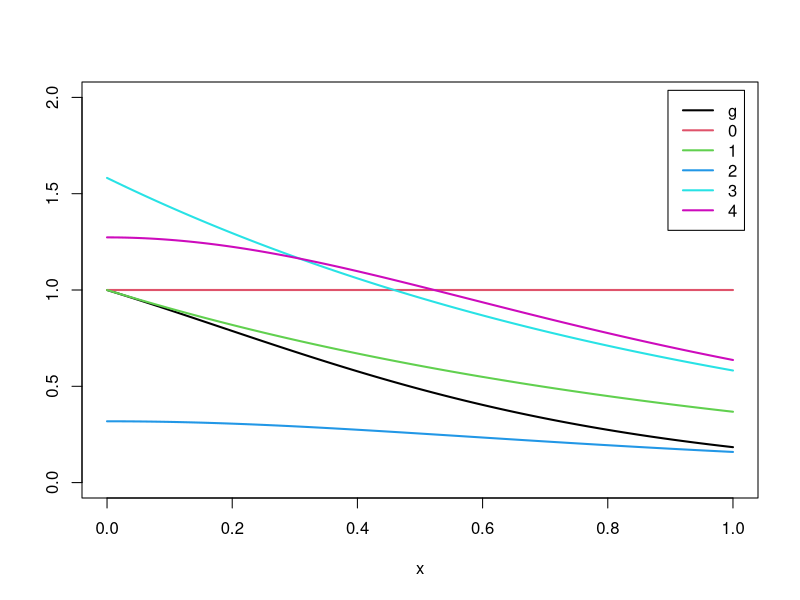
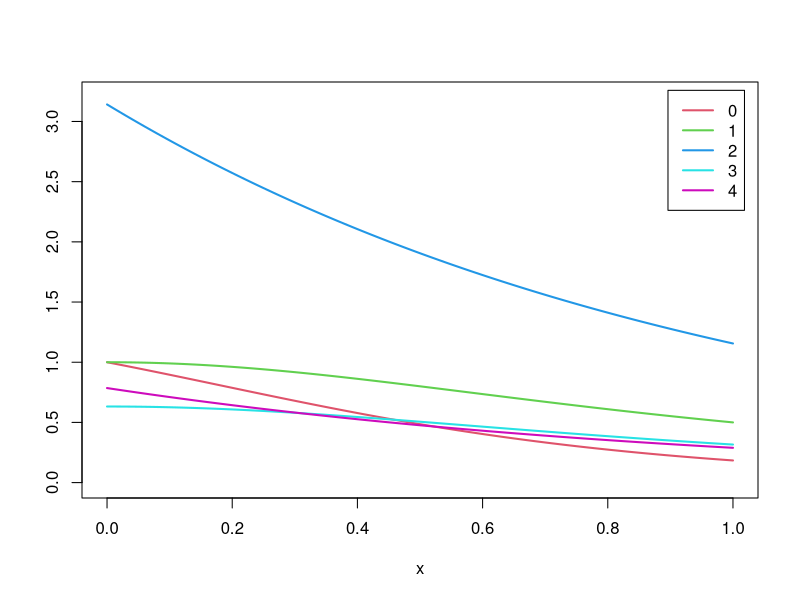

Here is the R script that generated these plots, in order:
### Example 5.6 (Antithetic variables)

MC.Phi <- function(x, R = 10000, antithetic = TRUE) {
    u <- runif(R/2)
    if (!antithetic) {v <- runif(R/2)} else{
        v <- 1 - u
    }
    u <- c(u, v)
    cdf <- numeric(length(x))
    for (i in 1:length(x)) {
        g <- x[i] * exp(-(u * x[i])^2 / 2)
        cdf[i] <- mean(g) / sqrt(2 * pi) + 0.5
    }
    cdf
}

x <- seq(.1, 2.5, length=5)
Phi <- pnorm(x)
set.seed(123)
MC1 <- MC.Phi(x, anti = FALSE)
set.seed(123)
MC2 <- MC.Phi(x)
print(round(rbind(x, MC1, MC2, Phi), 5))


m <- 1000
MC1 <- MC2 <- numeric(m)
x <- 1.95
for (i in 1:m) {
    MC1[i] <- MC.Phi(x, R = 1000, anti = FALSE)
    MC2[i] <- MC.Phi(x, R = 1000)
}

print(sd(MC1))
print(sd(MC2))
print((var(MC1) - var(MC2))/var(MC1))


### Example 5.7 (Control variate)

m <- 10000
a <- - 12 + 6 * (exp(1) - 1)
U <- runif(m)
T1 <- exp(U)                  #simple MC
T2 <- exp(U) + a * (U - 1/2)  #controlled

c(mean(T1), sd(T1))   
c(mean(T2), sd(T2))  

(var(T1) - var(T2)) / var(T1)


### Example 5.8 (MC integration using control variates)

f <- function(u)
    exp(-.5)/(1+u^2)

g <- function(u)
    exp(-u)/(1+u^2)

set.seed(510) #needed later
u <- runif(10000)
B <- f(u)
A <- g(u)

cor(A, B)
a <- -cov(A,B) / var(B)    #est of c*
a

m <- 100000
u <- runif(m)
T1 <- g(u)
T2 <- T1 + a * (f(u) - exp(-.5)*pi/4)

c(mean(T1), mean(T2))
c(var(T1), var(T2))
(var(T1) - var(T2)) / var(T1)


### Example 5.9 (Control variate and regression)

set.seed(510)
u <- runif(10000)
f <- exp(-.5)/(1+u^2)
g <- exp(-u)/(1+u^2)
L <- lm(g ~ f)
summary(L)
c.star <-  - L$coeff[2]   # beta[1]
mu <- exp(-.5)*pi/4

c.star

u <- runif(10000)
f <- exp(-.5)/(1+u^2)
g <- exp(-u)/(1+u^2)
theta.hat <- sum(L$coeff * c(1, mu))  # pred. value at mu
predict(L, newdata = data.frame(f=mu)) # alternative

theta.hat
summary(L)$sigma^2
summary(L)$r.squared


##### Nov 2 #####

### Example 5.10 (Choice of the importance function)
#code for plot is at the end of the file

m <- 10000
theta.hat <- se <- numeric(5)
g <- function(x) {
    exp(-x - log(1+x^2)) * (x > 0) * (x < 1)
}

x <- runif(m)     #using f0
fg <- g(x)
theta.hat[1] <- mean(fg)
se[1] <- sd(fg)

x <- rexp(m, 1)   #using f1
fg <- g(x) / exp(-x)
theta.hat[2] <- mean(fg)
se[2] <- sd(fg)

x <- rcauchy(m)   #using f2
i <- c(which(x > 1), which(x < 0))
x[i] <- 2  #to catch overflow errors in g(x)
fg <- g(x) / dcauchy(x)
theta.hat[3] <- mean(fg)
se[3] <- sd(fg)

u <- runif(m)     #f3, inverse transform method
x <- - log(1 - u * (1 - exp(-1)))
fg <- g(x) / (exp(-x) / (1 - exp(-1)))
theta.hat[4] <- mean(fg)
se[4] <- sd(fg)

u <- runif(m)    #f4, inverse transform method
x <- tan(pi * u / 4)
fg <- g(x) / (4 / ((1 + x^2) * pi))
theta.hat[5] <- mean(fg)
se[5] <- sd(fg)

round(rbind(theta.hat, se),digits=4)


### Example 5.11 (Example 5.10, cont.)

M <- 20   #number of replicates
T2 <- numeric(4)
estimates <- matrix(0, 10, 2)

g <- function(x) {
    exp(-x - log(1+x^2)) * (x > 0) * (x < 1) }

for (i in 1:10) {
    estimates[i, 1] <- mean(g(runif(M)))
    T2[1] <- mean(g(runif(M/4, 0, .25)))
    T2[2] <- mean(g(runif(M/4, .25, .5)))
    T2[3] <- mean(g(runif(M/4, .5, .75)))
    T2[4] <- mean(g(runif(M/4, .75, 1)))
    estimates[i, 2] <- mean(T2)
}

estimates
apply(estimates, 2, mean)
apply(estimates, 2, var)


### Example 5.12 (Examples 5.10-5.11, cont.)

M <- 10000  #number of replicates
k <- 10     #number of strata
r <- M / k  #replicates per stratum
N <- 50     #number of times to repeat the estimation
T2 <- numeric(k)
estimates <- matrix(0, N, 2)

g <- function(x) {
    exp(-x - log(1+x^2)) * (x > 0) * (x < 1)
}

for (i in 1:N) {
    estimates[i, 1] <- mean(g(runif(M)))
    for (j in 1:k)
        T2[j] <- mean(g(runif(M/k, (j-1)/k, j/k)))
    estimates[i, 2] <- mean(T2)
}

apply(estimates, 2, mean)
apply(estimates, 2, var)



### Plot importance functions in Figures 5.1(a) and 5.1.(b)

#par(ask = TRUE) #uncomment to pause between graphs

x <- seq(0, 1, .01)
w <- 2
f1 <- exp(-x)
f2 <- (1 / pi) / (1 + x^2)
f3 <- exp(-x) / (1 - exp(-1))
f4 <- 4 / ((1 + x^2) * pi)
g <- exp(-x) / (1 + x^2)

#for color change lty to col

#figure (a)
plot(x, g, type = "l", main = "", ylab = "",
     ylim = c(0,2), lwd = w, col=1)
lines(x, g/g, col = 2, lwd = w)
lines(x, f1, col = 3, lwd = w)
lines(x, f2, col = 4, lwd = w)
lines(x, f3, col = 5, lwd = w)
lines(x, f4, col = 6, lwd = w)
legend("topright", legend = c("g", 0:4),
       col = 1:6, lwd = w, inset = 0.02)

#figure (b)
plot(x, g, type = "l", main = "", ylab = "",
     ylim = c(0,3.2), lwd = w, col = 2)
lines(x, g/f1, col = 3, lwd = w)
lines(x, g/f2, col = 4, lwd = w)
lines(x, g/f3, col = 5, lwd = w)
lines(x, g/f4, col = 6, lwd = w)
legend("topright", legend = c(0:4),
       col = 2:6, lwd = w, inset = 0.02)
